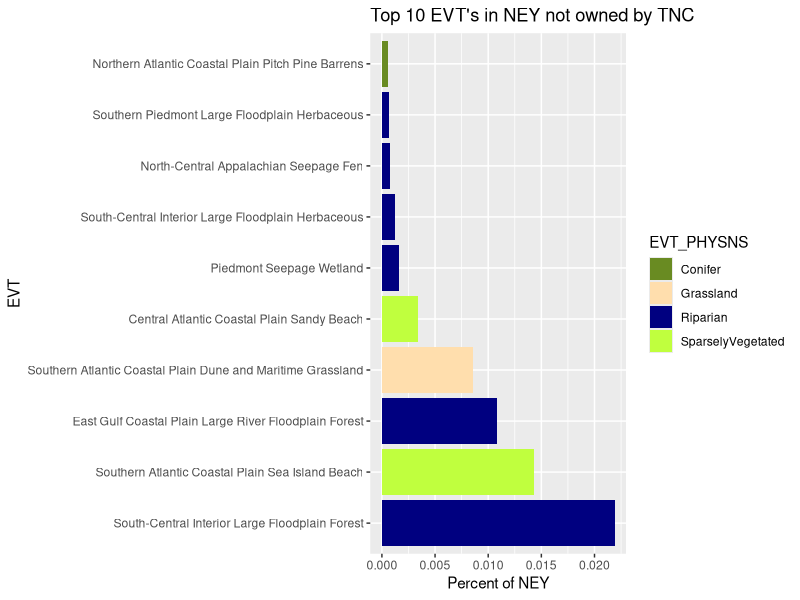
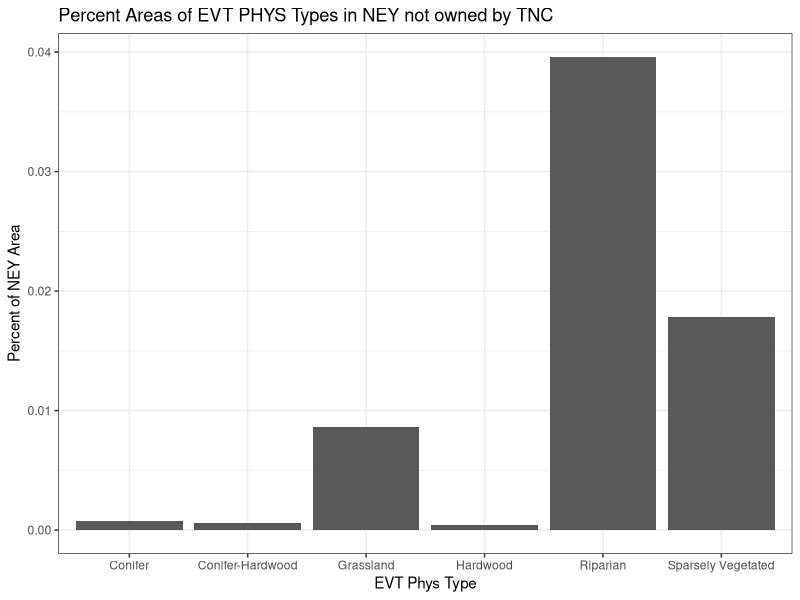

The R source for these figures, in order:
## ---- chunk 1
evt_ney <- read.csv("./data/US200EVT_NEY.csv")
tnc_ney <- read.csv("./data/US200EVT_NEY_TNC.csv")
library(knitr)

kable(evt_ney[1:5, ], caption="EVT data for all of NEY (first five lines)")
kable(tnc_ney[1:5, ], caption="EVT data for EVTs owned by The Nature Conservancy (first five lines)")
## ---- chunk 2
#Processing data for the Top 10 graph
library(tidyverse)
library(ggplot2)

#Rename count columns and add percent and rank columns
evt_ney<-evt_ney%>%
  rename(COUNT_NEY=COUNT)%>%
  arrange(desc(COUNT_NEY))%>%
  mutate(PERCENT_NEY=round(COUNT_NEY/sum(COUNT_NEY)*100,4),
         RANK_NEY=1:pull(tally(evt_ney)))
tnc_ney<-tnc_ney%>%
  rename(COUNT_TNC=COUNT)%>%
  arrange(desc(COUNT_TNC))%>%
  mutate(PERCENT_TNC=round(COUNT_TNC/sum(COUNT_TNC)*100,4),
         RANK_TNC=1:pull(tally(tnc_ney)))

#join the two data frames
ney<- left_join(evt_ney, tnc_ney) %>%
  replace(is.na(.), 0)

#Filter this data so that we only have the EVTs in NEY not owned by TNC
ney_notowned<-ney%>%
  filter(COUNT_TNC==0 & EVT_PHYS!='Agricultural' & EVT_PHYS!='Developed' & EVT_PHYS!='Snow-Ice' & EVT_PHYS!='Exotic Herbaceous' & EVT_PHYS!= 'Exotic Tree-Shrub')%>%
  select(-COUNT_TNC,-PERCENT_TNC,-RANK_TNC)

#Grab the 10 largest EVTs not owned
ney_tennotowned<-slice(ney_notowned,1:10)

#Order the top 10 so that they are arranged by size in our plot rather than alphabetically
orderney_tennotowned<-ney_tennotowned%>%
  arrange(desc(PERCENT_NEY))%>%
  mutate(EVT_NAME = factor(EVT_NAME, levels=EVT_NAME))

#Get rid of space in "Sparsely Vegetated" so we can assign colors manually
library(stringr)
EVT_PHYSNS<-str_replace(orderney_tennotowned$EVT_PHYS," ","")
orderney_tennotowned$EVT_PHYSNS<-EVT_PHYSNS
orderney_tennotowned=subset(orderney_tennotowned, select=-EVT_PHYS)
## ---- chunk 3
ggplot(orderney_tennotowned, aes(x=EVT_NAME, y=PERCENT_NEY, fill=EVT_PHYSNS))+
  geom_bar(stat='identity',position='dodge')+
  coord_flip()+
  labs(x="EVT",y="Percent of NEY",title="Top 10 EVT's in NEY not owned by TNC")+
  scale_fill_manual(values=c(Conifer="olivedrab4", Riparian="navy", Grassland="navajowhite1", Shrubland="orange2", Hardwood= "orange4", SparselyVegetated="olivedrab1"))
## ---- chunk 4
#Now group all unowned EVTs by EVT_PHYS
phys_ney_notowned<-ney_notowned %>% group_by(EVT_PHYS)%>%
  summarise(PHYS_PERCENT_NEY = sum(PERCENT_NEY))%>%
  arrange(desc(PHYS_PERCENT_NEY))

#Remove unwanted PHYS types
phys_ney_notowned<-phys_ney_notowned%>%
  filter(EVT_PHYS!='Agricultural' & EVT_PHYS!='Developed' & EVT_PHYS!='Snow-Ice' & EVT_PHYS!='Exotic Herbaceous' & EVT_PHYS!= 'Exotic Tree-Shrub')
## ---- chunk 5
ggplot(phys_ney_notowned, aes(x=EVT_PHYS,y=PHYS_PERCENT_NEY))+
  geom_bar(stat='identity', position='dodge')+
  xlab("EVT Phys Type")+
  ylab("Percent of NEY Area")+
  ggtitle("Percent Areas of EVT PHYS Types in NEY not owned by TNC")+
  theme_bw()
